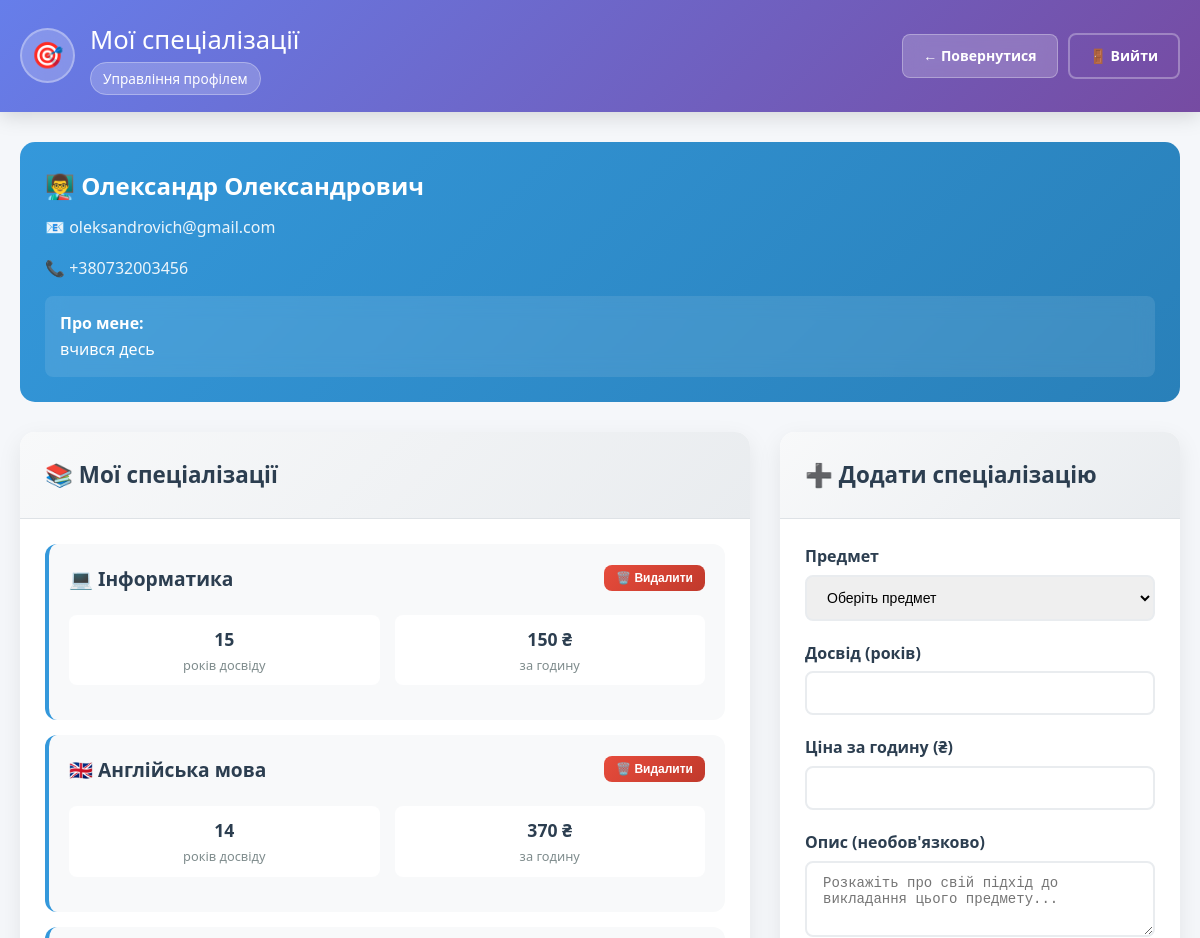
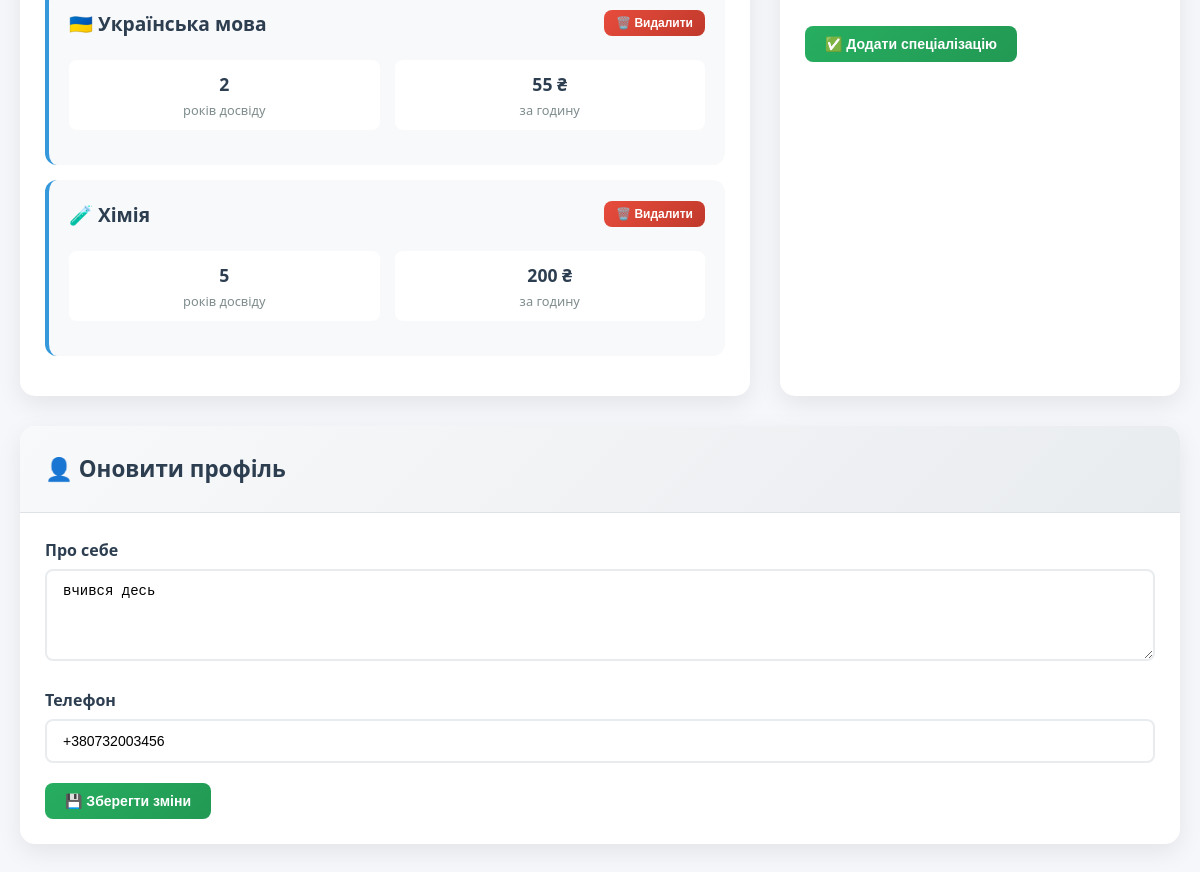
Screenshot of /code/tutor_specializations.php (signed in) with the database file from the repository (2 pictures, top to bottom).
### tables this page shows
CREATE TABLE `users` (
  `id` int(11) NOT NULL,
  `name` varchar(100) DEFAULT NULL,
  `email` varchar(100) DEFAULT NULL,
  `bio` text DEFAULT NULL,
  `phone` varchar(20) DEFAULT NULL,
  `password` varchar(255) DEFAULT NULL,
  `role` enum('student','tutor') DEFAULT NULL,
  `created_at` datetime DEFAULT current_timestamp()
);

CREATE TABLE `tutor_specializations` (
  `id` int(11) NOT NULL,
  `tutor_id` int(11) NOT NULL,
  `specialization_id` int(11) NOT NULL,
  `experience_years` int(11) DEFAULT 0,
  `price_per_hour` decimal(8,2) DEFAULT 0.00,
  `description` text DEFAULT NULL,
  `created_at` datetime DEFAULT current_timestamp()
);

CREATE TABLE `specializations` (
  `id` int(11) NOT NULL,
  `name` varchar(100) NOT NULL,
  `description` text DEFAULT NULL,
  `icon` varchar(10) DEFAULT '?',
  `created_at` datetime DEFAULT current_timestamp()
);

### code/tutor_specializations.php (the view, shortened to what this page needs)
<?php
require 'db.php';
$tutor_id = $_SESSION['user_id'];
$tutor_specializations_stmt = $conn->prepare("
    SELECT ts.*, s.name, s.icon
    FROM tutor_specializations ts
    JOIN specializations s ON ts.specialization_id = s.id
    WHERE ts.tutor_id = ?
    ORDER BY s.name
");
$tutor_specializations_stmt->bind_param("i", $tutor_id);
$tutor_specializations_stmt->execute();
$tutor_specializations = $tutor_specializations_stmt->get_result();
$tutor_info_stmt = $conn->prepare("SELECT name, email, bio, phone FROM users WHERE id = ?");
$tutor_info_stmt->bind_param("i", $tutor_id);
$tutor_info_stmt->execute();
$tutor_info = $tutor_info_stmt->get_result()->fetch_assoc();
?>
<!DOCTYPE html>
<html lang="uk">
<head>
    <link rel="stylesheet" href="css/tutor_specializations_style.css">
</head>
<body>
    <div class="header">
        <div class="header-content">
            <div class="welcome-section">
                <div class="user-avatar">🎯</div>
                <div class="welcome-text">
                    <h1>Мої спеціалізації</h1>
                    <span class="role-badge">
                        Управління профілем
                    </span>
                </div>
            </div>
            <div class="header-actions">
                <a href="tutor_dashboard.php" class="btn btn-primary">
                    ← Повернутися
                </a>
                <a href="logout.php" class="btn btn-outline">
                    🚪 Вийти
                </a>
            </div>
        </div>
    </div>
    <div class="container">
        <div class="profile-section">
            <div class="profile-info">
                <div class="profile-name">👨‍🏫 <?= htmlspecialchars($tutor_info['name']) ?></div>
                <div class="profile-email">📧 <?= htmlspecialchars($tutor_info['email']) ?></div>
                <?php if ($tutor_info['phone']): ?>
                    <div class="profile-email">📞 <?= htmlspecialchars($tutor_info['phone']) ?></div>
                <?php endif; ?>
                <?php if ($tutor_info['bio']): ?>
                    <div class="profile-bio">
                        <strong>Про мене:</strong><br>
                        <?= nl2br(htmlspecialchars($tutor_info['bio'])) ?>
                    </div>
                <?php endif; ?>
            </div>
        </div>
        <div class="main-grid">
            <div class="section-card">
                <div class="section-header">
                    <h3 class="section-title">📚 Мої спеціалізації</h3>
                </div>
                <div class="section-content">
                    <?php if ($tutor_specializations->num_rows > 0): ?>
                        <?php while ($spec = $tutor_specializations->fetch_assoc()): ?>
                            <div class="specialization-card">
                                <div class="spec-header">
                                    <div class="spec-info">
                                        <h4><?= $spec['icon'] ?> <?= htmlspecialchars($spec['name']) ?></h4>
                                    </div>
                                    <form method="post" style="display: inline;">
                                        <button type="submit" class="btn btn-danger" onclick="return confirm('Видалити спеціалізацію?')">
                                            🗑️ Видалити
                                        </button>
                                    </form>
                                </div>
                                <div class="spec-details">
                                    <div class="spec-detail">
                                        <div class="spec-detail-value"><?= $spec['experience_years'] ?></div>
                                        <div class="spec-detail-label">років досвіду</div>
                                    </div>
                                    <div class="spec-detail">
                                        <div class="spec-detail-value"><?= number_format($spec['price_per_hour'], 0) ?> ₴</div>
                                        <div class="spec-detail-label">за годину</div>
                                    </div>
                                </div>
                            </div>
                        <?php endwhile; ?>
                    <?php endif; ?>
                </div>
            </div>
            <div class="section-card">
                <div class="section-header">
                    <h3 class="section-title">➕ Додати спеціалізацію</h3>
                </div>
                <div class="section-content">
                    <form method="post">
                        <div class="form-group">
                            <label class="form-label">Предмет</label>
                            <select name="specialization_id" class="form-control" required>
                                <option value="">Оберіть предмет</option>
                            </select>
                        </div>
                        <div class="form-group">
                            <label class="form-label">Досвід (років)</label>
                            <input type="number" name="experience_years" class="form-control" min="0" max="50" required>
                        </div>
                        <div class="form-group">
                            <label class="form-label">Ціна за годину (₴)</label>
                            <input type="number" name="price_per_hour" class="form-control" min="0" step="0.01" required>
                        </div>
                        <div class="form-group">
                            <label class="form-label">Опис (необов'язково)</label>
                            <textarea name="description" class="form-control" rows="3" placeholder="Розкажіть про свій підхід до викладання цього предмету..."></textarea>
                        </div>
                        <button type="submit" class="btn btn-success">
                            ✅ Додати спеціалізацію
                        </button>
                    </form>
                </div>
            </div>
        </div>
        <div class="section-card">
            <div class="section-header">
                <h3 class="section-title">👤 Оновити профіль</h3>
            </div>
            <div class="section-content">
                <form method="post">
                    <div class="form-group">
                        <label class="form-label">Про себе</label>
                        <textarea name="bio" class="form-control" rows="4" placeholder="Розкажіть про свою освіту, досвід роботи, методики викладання..."><?= htmlspecialchars($tutor_info['bio'] ?? '') ?></textarea>
                    </div>
                    <div class="form-group">
                        <label class="form-label">Телефон</label>
                        <input type="tel" name="phone" class="form-control" placeholder="+380..." value="<?= htmlspecialchars($tutor_info['phone'] ?? '') ?>">
                    </div>
                    <button type="submit" class="btn btn-success">
                        💾 Зберегти зміни
                    </button>
                </form>
            </div>
        </div>
    </div>
</body>
</html>

### code/css/tutor_specializations_style.css (style rules this page uses)
* { margin: 0; padding: 0; box-sizing: border-box; }
body { font-family: 'Segoe UI', Tahoma, Geneva, Verdana, sans-serif; background-color: #f5f7fa; min-height: 100vh; line-height: 1.6; }
.header { background: linear-gradient(135deg, #667eea 0%, #764ba2 100%); color: white; padding: 20px 0; box-shadow: 0 4px 20px rgba(0,0,0,0.15); }
.header-content { max-width: 1200px; margin: 0 auto; padding: 0 20px; display: flex; justify-content: space-between; align-items: center; flex-wrap: wrap; gap: 15px; }
.welcome-section { display: flex; align-items: center; gap: 15px; }
.user-avatar { width: 55px; height: 55px; background: rgba(255,255,255,0.2); border-radius: 50%; display: flex; align-items: center; justify-content: center; font-size: 1.6rem; backdrop-filter: blur(10px); border: 2px solid rgba(255,255,255,0.3); }
.welcome-text h1 { font-size: 1.6rem; font-weight: 300; margin-bottom: 5px; }
.role-badge { background: rgba(255,255,255,0.2); padding: 6px 12px; border-radius: 20px; font-size: 0.85rem; backdrop-filter: blur(10px); border: 1px solid rgba(255,255,255,0.3); }
.header-actions { display: flex; gap: 10px; align-items: center; }
.btn { padding: 10px 20px; border: none; border-radius: 8px; font-size: 14px; font-weight: 600; text-decoration: none; display: inline-flex; align-items: center; gap: 8px; cursor: pointer; transition: all 0.3s ease; }
.btn-primary { background: rgba(255,255,255,0.2); color: white; backdrop-filter: blur(10px); border: 1px solid rgba(255,255,255,0.3); }
.btn-outline { background: transparent; color: white; border: 2px solid rgba(255,255,255,0.3); }
.container { max-width: 1200px; margin: 0 auto; padding: 30px 20px; }
.main-grid { display: grid; grid-template-columns: 1fr 400px; gap: 30px; margin-bottom: 30px; }
.section-card { background: white; border-radius: 15px; box-shadow: 0 8px 25px rgba(0,0,0,0.08); overflow: hidden; }
.section-header { background: linear-gradient(135deg, #f8f9fa 0%, #e9ecef 100%); padding: 25px; border-bottom: 1px solid #dee2e6; }
.section-title { font-size: 1.4rem; color: #2c3e50; font-weight: 600; margin: 0; display: flex; align-items: center; gap: 10px; }
.section-content { padding: 25px; }
.specialization-card { background: #f8f9fa; border-radius: 12px; padding: 20px; margin-bottom: 15px; border-left: 4px solid #3498db; transition: all 0.3s ease; }
.spec-header { display: flex; justify-content: space-between; align-items: flex-start; margin-bottom: 15px; }
.spec-info h4 { color: #2c3e50; font-size: 1.2rem; margin-bottom: 5px; display: flex; align-items: center; gap: 8px; }
.spec-details { display: grid; grid-template-columns: repeat(auto-fit, minmax(120px, 1fr)); gap: 15px; margin-bottom: 15px; }
.spec-detail { text-align: center; padding: 10px; background: white; border-radius: 8px; }
.spec-detail-value { font-size: 1.1rem; font-weight: bold; color: #2c3e50; }
.spec-detail-label { font-size: 0.8rem; color: #7f8c8d; margin-top: 2px; }
.form-group { margin-bottom: 20px; }
.form-label { display: block; margin-bottom: 5px; font-weight: 600; color: #2c3e50; }
.form-control { width: 100%; padding: 12px 16px; border: 2px solid #e9ecef; border-radius: 8px; font-size: 14px; transition: all 0.3s ease; }
.btn-success { background: linear-gradient(135deg, #27ae60, #229954); color: white; }
.btn-danger { background: linear-gradient(135deg, #e74c3c, #c0392b); color: white; padding: 6px 12px; font-size: 12px; }
.profile-section { margin-bottom: 30px; }
.profile-info { background: linear-gradient(135deg, #3498db, #2980b9); color: white; padding: 25px; border-radius: 15px; margin-bottom: 20px; }
.profile-name { font-size: 1.5rem; font-weight: 600; margin-bottom: 10px; }
.profile-email { opacity: 0.9; margin-bottom: 15px; }
.profile-bio { background: rgba(255,255,255,0.1); padding: 15px; border-radius: 8px; backdrop-filter: blur(10px); }

### rows the page displays
users: name "Олександр Олександрович", email "oleksandrovich@gmail.com", phone "+380732003456", bio "вчився десь"
tutor_specializations: specialization.icon "💻", specialization.name "Інформатика", experience_years "15", price_per_hour "150"
tutor_specializations: specialization.icon "🇬🇧", specialization.name "Англійська мова", experience_years "14", price_per_hour "370"
tutor_specializations: specialization.icon "🇺🇦", specialization.name "Українська мова", experience_years "2", price_per_hour "55"
tutor_specializations: specialization.icon "🧪", specialization.name "Хімія", experience_years "5", price_per_hour "200"
